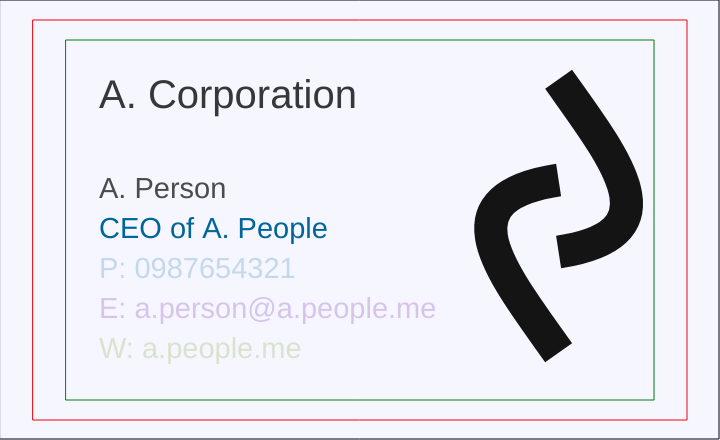
Frame 1 (no input)
Frame 60 (no input): identical to frame 1, image omitted
Frame 120 (the mouse pressed at the canvas centre since frame 60): identical to frame 1, image omitted

The p5.js sketch that drew this single still picture (run headless with seeded random() and noise() and a simulated clock; from frame 60 on, the mouse is pressed at the canvas centre):

// p5.js sketch
// ── sketch.js
// Print dimensions - good to keep ratios as variables throughout!
var cardH = 400;
var cardW = Math.round(cardH*1.636); // maintains aspect ratio throughout

// additional bleed and padding %
// use native JavaScript object Math to round - can't have decimals for pixels
var bleedPadW = Math.round(cardW*0.05);
var bleedPadH = Math.round(cardH*0.05);

// dimensions for bleed area
var bleedXmin = 0;
var bleedXmax = cardW + (bleedPadW*2);
var bleedYmin = 0;
var bleedYmax = cardH + (bleedPadH*2);

// dims for centered card area
var cardXmin = 0 + bleedPadW;
var cardXmax = cardW;
var cardYmin = 0 + bleedPadH;
var cardYmax = cardH;

// dims for centered padding area
var padXmin = cardXmin + bleedPadW;
var padXmax = cardXmax - bleedPadW*2;
var padYmin = cardYmin + bleedPadH;
var padYmax = cardYmax - bleedPadH*2;


function setup() {
	createCanvas(bleedXmax, bleedYmax); //width and height of my canvas
	stroke("black");
	rect(bleedXmin, bleedYmin, bleedXmax-1, bleedYmax-1); // minus one to make it visible inside canvas
	stroke("red");
	rect(cardXmin, cardYmin, cardXmax, cardYmax); // centered
	stroke("green");
	rect(padXmin, padYmin, padXmax, padYmax); // centered
	background(15, 25, 255, 10);
	noStroke();

	// careful! see textSize is used by p5.js library, so don't name it as a var
	var fontSizeA = Math.round(cardH/10);
	fill(55);
	textSize(fontSizeA);
	text("A. Corporation", padXmin+bleedPadW, padYmax*0.3)
	var fontSizeNorm = Math.round(cardH/14); // maintain aspect ratio with text too
	fill(75);
	textSize(fontSizeNorm);
	text("A. Person", padXmin+bleedPadW, padYmax*0.55);
	fill(0, 102, 153); // note color values - try to improve with cymk-style colors
	text("CEO of A. People", padXmin+bleedPadW, (padYmax*0.55)+fontSizeA);
	fill(0, 102, 153, 51); // note 4th value is alpha (transparency)
	text("P: 0987654321", padXmin+bleedPadW, (padYmax*0.55)+(fontSizeA*2));
	fill(102, 0, 153, 51);
	text("E: a.person@a.people.me", padXmin+bleedPadW, (padYmax*0.55)+(fontSizeA*3));
	fill(102, 153, 0, 51);
	text("W: a.people.me", padXmin+bleedPadW, (padYmax*0.55)+(fontSizeA*4));

	noFill();
	stroke(20);
	strokeCap(SQUARE);
	strokeWeight(bleedPadW);
	push();
	translate(padXmax*0.95, padYmax*0.2);
	beginShape();
	var x1 = 0; 
	var y1 = padYmax*0.02;
	var x2 = padXmax*0.1; 
	var y2 = padYmax*0.25;
	var x3 = padXmax*0.2; 
	var y3 = padYmax*0.45;
	var x4 = 0; 
	var y4 = padYmax*0.5;
	bezier(x1, y1, x2, y2, x3, y3, x4, y4);
	endShape();
	pop();

	push();
	translate(padXmax*0.95, padYmax*1);
	beginShape();
	var x1 = 0; 
	var y1 = -padYmax*0.02;
	var x2 = -padXmax*0.1; 
	var y2 = -padYmax*0.25;
	var x3 = -padXmax*0.2; 
	var y3 = -padYmax*0.45;
	var x4 = 0; 
	var y4 = -padYmax*0.5;
	bezier(x1, y1, x2, y2, x3, y3, x4, y4);
	endShape();
	pop();
	
}

function draw() {


}
